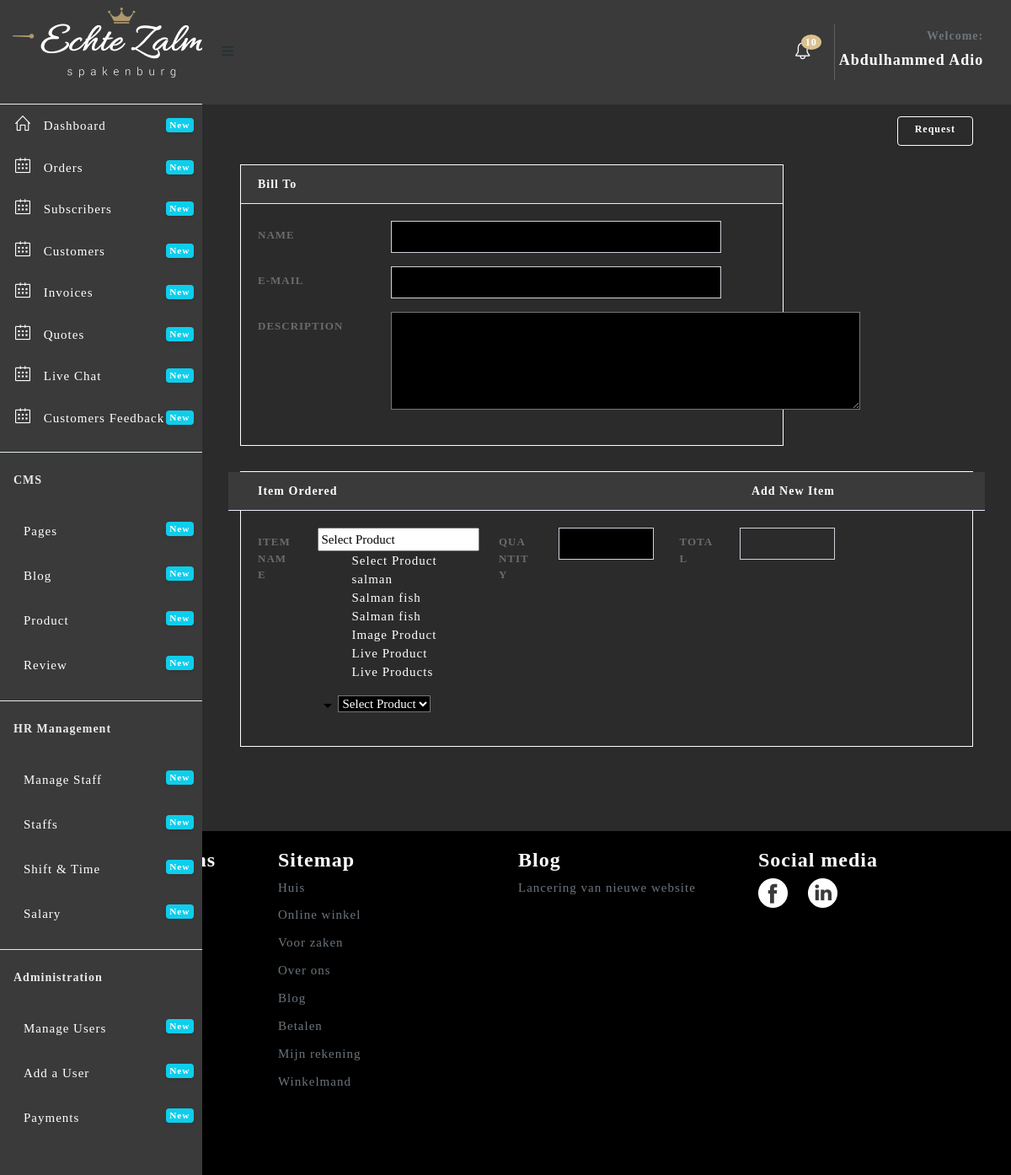
The app's page /admin/send-quote.php (signed in), older data.
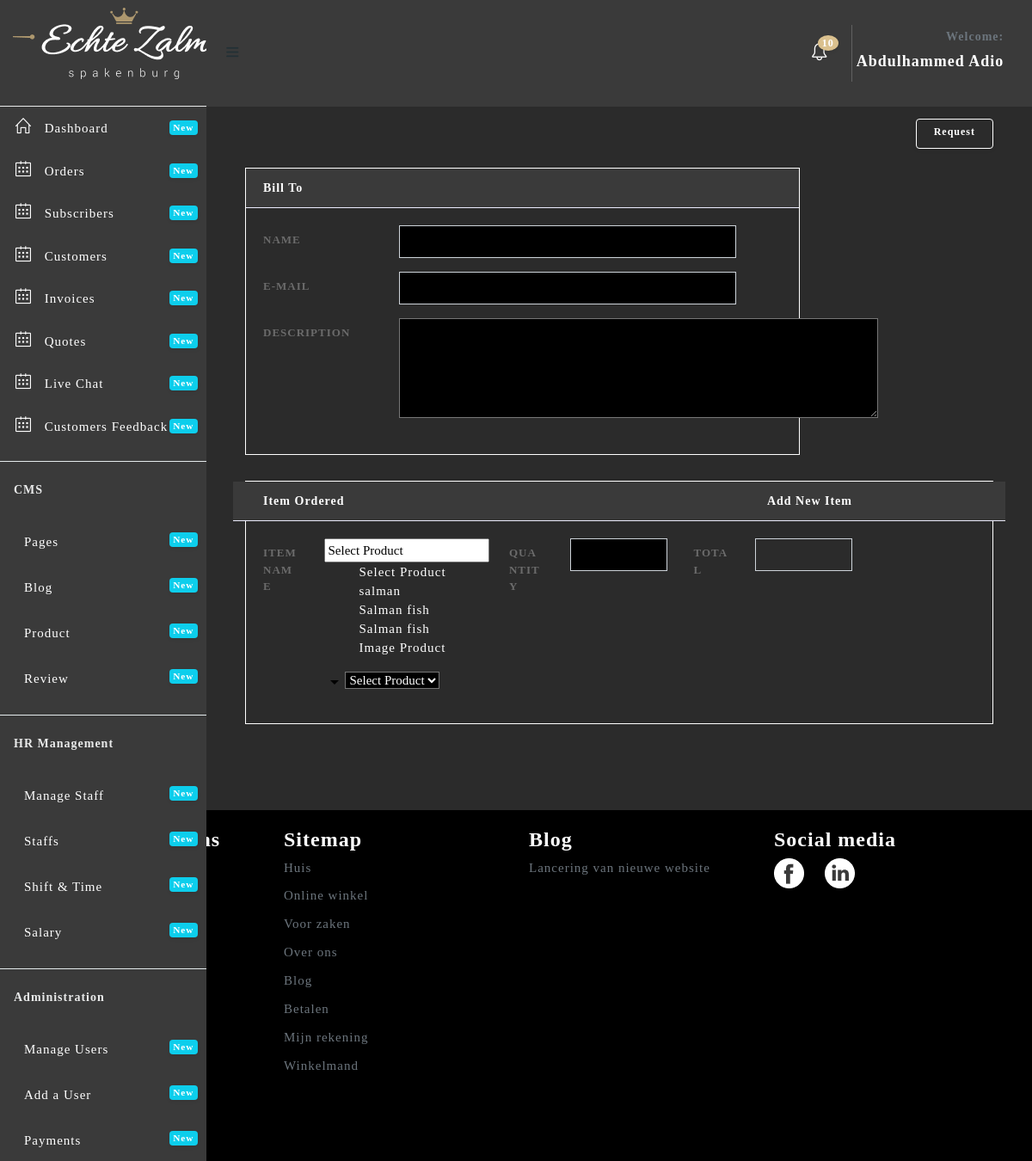
The same page, newer data.
### tables this page shows
CREATE TABLE `user_role_management` (
  `id` int(11) NOT NULL,
  `user_id` int(11) DEFAULT NULL,
  `menu_id` int(11) DEFAULT NULL,
  `status` tinyint(1) DEFAULT NULL
);

CREATE TABLE `menu` (
  `id` int(11) NOT NULL,
  `menu_name` varchar(255) DEFAULT NULL,
  `link` varchar(255) DEFAULT NULL,
  `icon_name` varchar(255) DEFAULT NULL,
  `level` int(2) NOT NULL
);

CREATE TABLE `product` (
  `id` int(11) NOT NULL,
  `prd_name` varchar(255) DEFAULT NULL,
  `price` varchar(255) DEFAULT NULL,
  `quantity` int(11) DEFAULT NULL,
  `image` varchar(255) DEFAULT NULL,
  `highlight` text,
  `description` text,
  `status` tinyint(1) DEFAULT NULL,
  `featured` tinyint(1) DEFAULT NULL,
  `created` varchar(255) DEFAULT NULL
);

### admin/send-quote.php (the view, shortened to what the changed rows need)
<?php include 'header.php'; ?>
<?php
function getProduct(){
	include '../includes/connection.php';
	$output = '';
	$sel = $connect2db->prepare("SELECT * FROM product WHERE status = ?");
		$sel->execute([1]);
		if ($sel->rowcount()<1) {?>
			<option selected="" disabled="">No Available Product</option>
		<?php }else{
			while ($row = $sel->fetch()) {
			 $output .='<option value="'. $row->id .'" data-amt="'.$row->price.'">  '.$row->prd_name.' </option>';
			}
		}
		return $output;
}
?>
  <div class="content-wrapper" style="background: #2B2B2B;">
    <div class="container-fluid">
    	<br><br><br>
    	<div class="row">
    		<form class="container" method="POST" action="">
				          <div class="col-sm-12 col-lg-12">
				          <div class="card" style="border: 1px dashed rgba(255, 255, 255, 0.5)">
				            <div class="card-bodys card-body items">
				              <div class="form-group row">
								  <div class="col-sm-3">
									<span>
										<select name="item-name[]" class="custom-input single-select" data-row-id="row_1" id="product_1" onchange="getProductData(1)">
											<?php
												echo getProduct();
											?>
										</select>
									</span>
								  </div>
								</div>
							</div>
				          </div>
				        </div>
    		</form>
    	</div>
    </div>
  </div>

### admin/header.php (shortened to what the changed rows need)
<!DOCTYPE html>
<html lang="en">
<head>
  <link href="assets/plugins/fullcalendar/css/fullcalendar.min.css" rel='stylesheet'/>
  <link href="assets/plugins/bootstrap-datatable/css/dataTables.bootstrap4.min.css" rel="stylesheet" type="text/css">
  <link href="assets/plugins/bootstrap-datatable/css/buttons.bootstrap4.min.css" rel="stylesheet" type="text/css">
  <link href="assets/plugins/vectormap/jquery-jvectormap-2.0.2.css" rel="stylesheet" />
  <link href="assets/plugins/simplebar/css/simplebar.css" rel="stylesheet"/>
  <link href="assets/css/bootstrap.min.css" rel="stylesheet"/>
  <link href="assets/css/animate.css" rel="stylesheet" type="text/css"/>
  <link href="assets/css/icons.css" rel="stylesheet" type="text/css"/>
  <link href="assets/css/sidebar-menu.css" rel="stylesheet"/>
  <link href="assets/css/app-style.css" rel="stylesheet"/>
  <link href="assets/css/poppins.css" rel="stylesheet"/>
   <link href="assets/plugins/select2/css/select2.min.css" rel="stylesheet" />
  <link href="assets/plugins/switchery/css/switchery.min.css" rel="stylesheet" />
  <link href="assets/plugins/bootstrap-switch/bootstrap-switch.min.css" rel="stylesheet">
  <link rel="stylesheet" href="assets/plugins/summernote/dist/summernote-bs4.css"/>
  <link href="assets/plugins/dropzone/css/dropzone.css" rel="stylesheet" type="text/css">
  <link href="assets/plugins/simplebar/css/simplebar.css" rel="stylesheet"/>
</head>
<body style="background: #2B2B2B;">
 <div id="wrapper">
   <div id="sidebar-wrapper" data-simplebar="" data-simplebar-auto-hide="true" style="background: #3A3A3A; color: white;">
     <div class="brand-logo" style="height: 124px; display: table;">
      <a href="../index.php" style="display: table-cell;vertical-align: middle;padding-left:15px;">
       <img src="images/logo-white.png"  alt="logo icon">
     </a>
   </div>
   <ul class="sidebar-menu do-nicescrol">
    <?php
      if (!is_file('no_delete.php')) {
        echo "A file is Missing";
      }else{
        include'../includes/connection.php';
        $id = $_SESSION['id'];
        $getMenu = $connect2db->prepare("SELECT menu.menu_name,menu.link,menu.icon_name,menu.id,user_role_management.menu_id,user_role_management.user_id, menu.level FROM menu JOIN user_role_management ON menu.id =user_role_management.menu_id WHERE menu.level = 1 AND user_role_management.user_id = $id ");
        $getMenu->execute();
        while ($menu = $getMenu->fetch()) {?>
          <li>
        <a href="<?php echo $menu->link?>" class="waves-effect" style="color:#fff">
          <i class="<?php echo($menu->icon_name)?>"></i> <span><?php echo $menu->menu_name?></span>
          <small class="badge float-right badge-info">New</small>
        </a>
      </li>
        <?php }
      }
    ?>
    <?php
      if (!is_file('no_delete.php')) {
        echo "A file is Missing";
      }else{
        include'../includes/connection.php';
        $id = $_SESSION['id'];
        $getMenu = $connect2db->prepare("SELECT menu.menu_name,menu.link,menu.icon_name,menu.id,user_role_management.menu_id,user_role_management.user_id, menu.level FROM menu JOIN user_role_management ON menu.id =user_role_management.menu_id WHERE menu.level = 2 AND user_role_management.user_id = $id ");
        $getMenu->execute();
        while ($menu = $getMenu->fetch()) {?>
          <li>
        <a href="<?php echo $menu->link?>" class="waves-effect" style="color:#fff">
          <i class="<?php echo($menu->icon_name)?>"></i> <span><?php echo $menu->menu_name?></span>
          <small class="badge float-right badge-info">New</small>
        </a>
      </li>
        <?php }
      }
    ?>
    <?php
      if (!is_file('no_delete.php')) {
        echo "A file is Missing";
      }else{
        include'../includes/connection.php';
        $id = $_SESSION['id'];
        $getMenu = $connect2db->prepare("SELECT menu.menu_name,menu.link,menu.icon_name,menu.id,user_role_management.menu_id,user_role_management.user_id, menu.level FROM menu JOIN user_role_management ON menu.id =user_role_management.menu_id WHERE menu.level = 3 AND user_role_management.user_id = $id ");
        $getMenu->execute();
        while ($menu = $getMenu->fetch()) {?>
          <li>
        <a href="<?php echo $menu->link?>" class="waves-effect" style="color:#fff">
          <i class="<?php echo($menu->icon_name)?>"></i> <span><?php echo $menu->menu_name?></span>
          <small class="badge float-right badge-info">New</small>
        </a>
      </li>
        <?php }
      }
    ?>
    <?php
      if (!is_file('no_delete.php')) {
        echo "A file is Missing";
      }else{
        include'../includes/connection.php';
        $id = $_SESSION['id'];
        $getMenu = $connect2db->prepare("SELECT menu.menu_name,menu.link,menu.icon_name,menu.id,user_role_management.menu_id,user_role_management.user_id, menu.level FROM menu JOIN user_role_management ON menu.id =user_role_management.menu_id WHERE menu.level = 4 AND user_role_management.user_id = $id ");
        $getMenu->execute();
        while ($menu = $getMenu->fetch()) {?>
          <li>
        <a href="<?php echo $menu->link?>" class="waves-effect" style="color:#fff">
          <i class="<?php echo($menu->icon_name)?>"></i> <span><?php echo $menu->menu_name?></span>
          <small class="badge float-right badge-info">New</small>
        </a>
      </li>
        <?php }
      }
    ?>
      <br><br>
    </ul>
   </div>

Row changes from the older to the newer data that the page shows:
removed product: prd_name "Live Product"
removed product: prd_name "Live Products"
